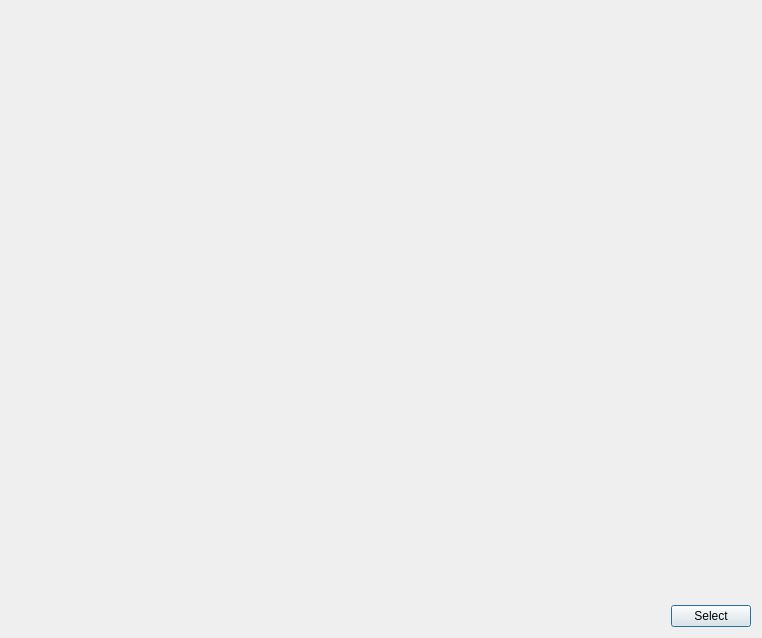
<?xml version="1.0" encoding="UTF-8"?>
<ui version="4.0">
 <class>AssetBrowserDlg</class>
 <widget class="QDialog" name="AssetBrowserDlg">
  <property name="geometry">
   <rect>
    <x>0</x>
    <y>0</y>
    <width>762</width>
    <height>638</height>
   </rect>
  </property>
  <property name="windowTitle">
   <string>Asset Browser</string>
  </property>
  <layout class="QVBoxLayout" name="verticalLayout">
   <item>
    <widget class="plQtAssetBrowserWidget" name="AssetBrowserWidget" native="true"/>
   </item>
   <item>
    <layout class="QHBoxLayout" name="horizontalLayout">
     <item>
      <spacer name="horizontalSpacer">
       <property name="orientation">
        <enum>Qt::Horizontal</enum>
       </property>
       <property name="sizeHint" stdset="0">
        <size>
         <width>40</width>
         <height>20</height>
        </size>
       </property>
      </spacer>
     </item>
     <item>
      <widget class="QPushButton" name="ButtonSelect">
       <property name="text">
        <string>Select</string>
       </property>
       <property name="default">
        <bool>true</bool>
       </property>
      </widget>
     </item>
    </layout>
   </item>
  </layout>
 </widget>
 <customwidgets>
  <customwidget>
   <class>plQtAssetBrowserWidget</class>
   <extends>QWidget</extends>
   <header>EditorFramework/Assets/AssetBrowserWidget.moc.h</header>
   <container>1</container>
  </customwidget>
 </customwidgets>
 <resources/>
 <connections/>
</ui>
